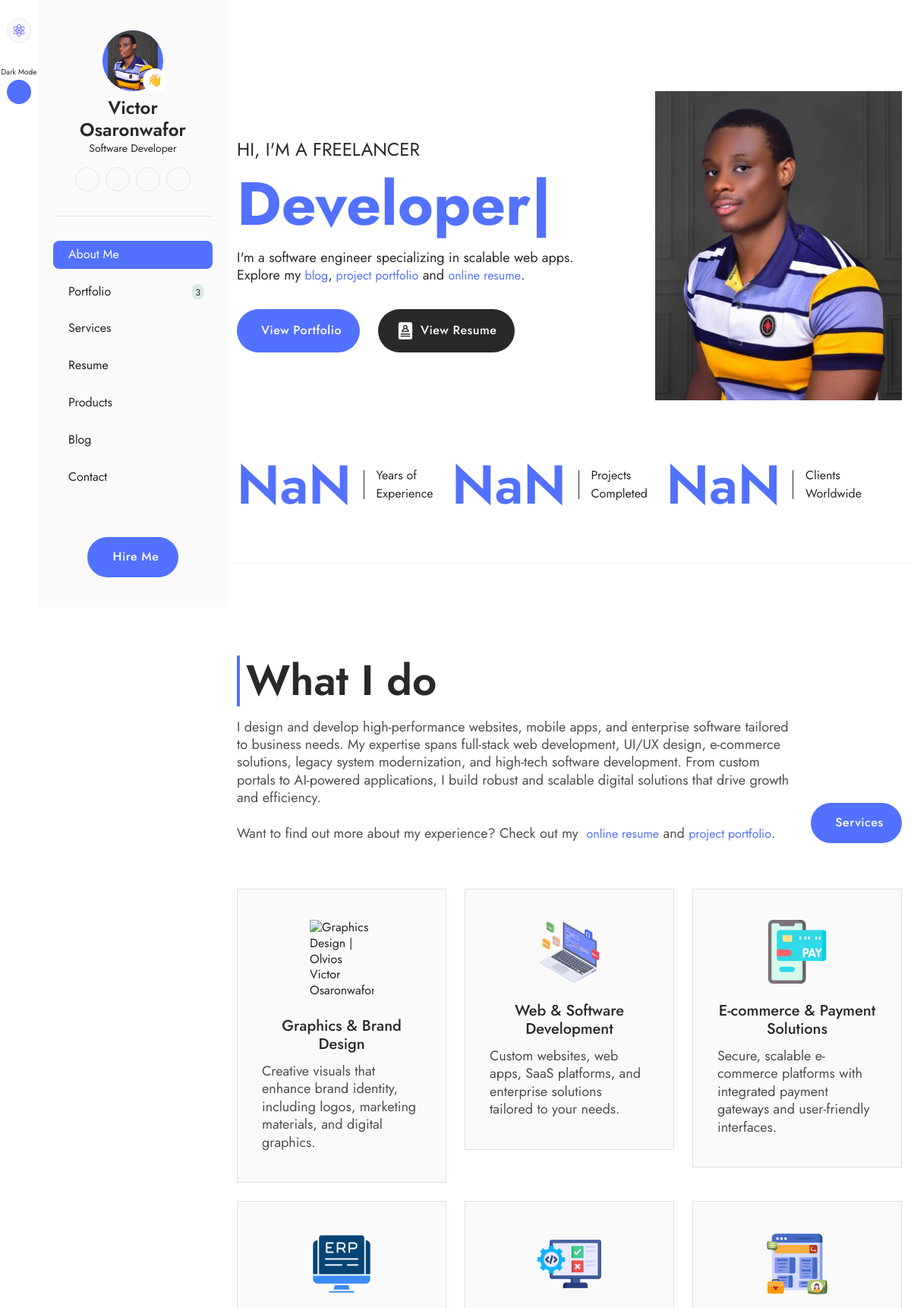
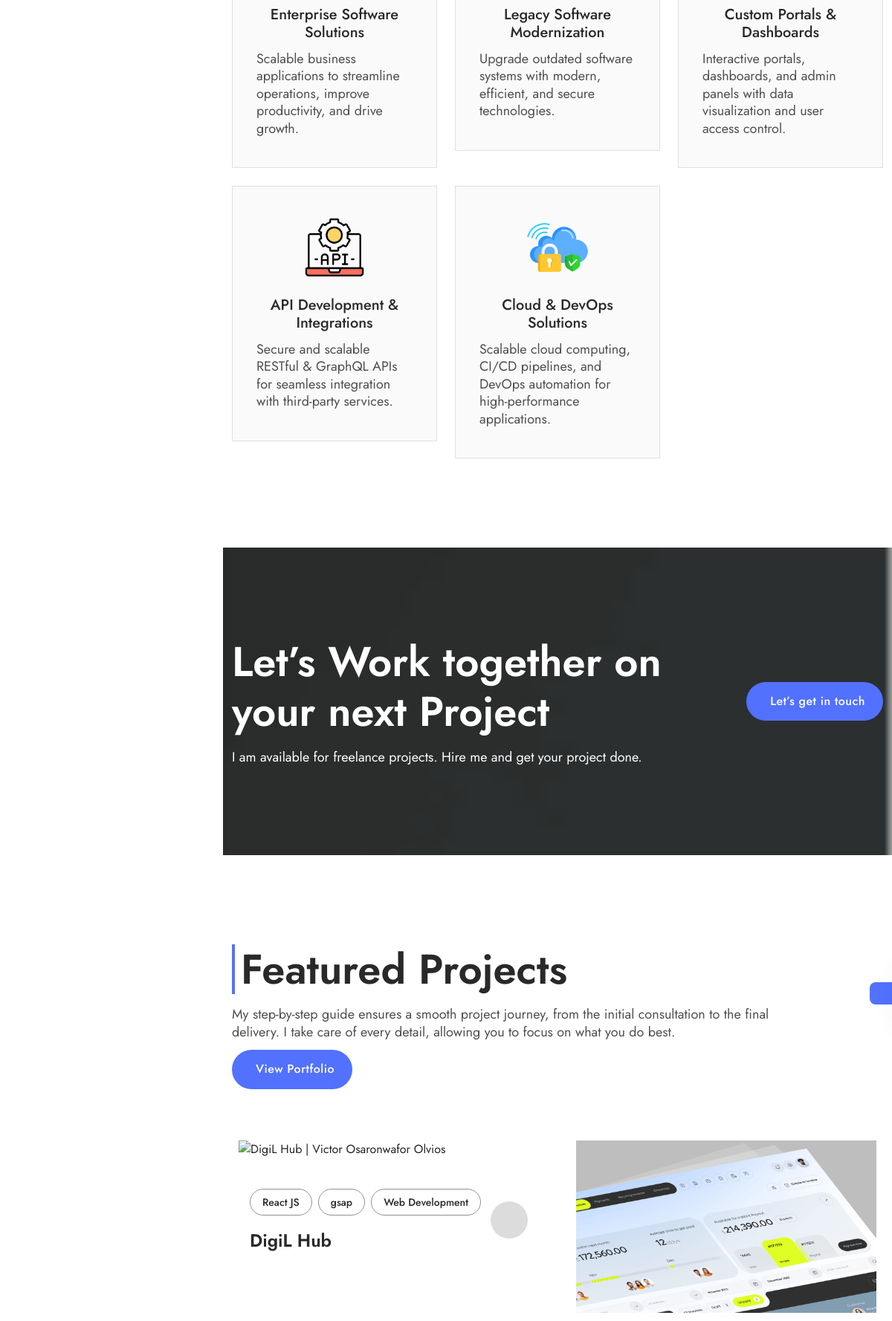
The page / (upper part) on the database its author committed (2 pictures, top to bottom).
### tables this page shows
CREATE TABLE `settings` (
  `id` int(11) NOT NULL,
  `phone` varchar(255) DEFAULT NULL,
  `email` varchar(255) DEFAULT NULL,
  `office_address` longtext DEFAULT NULL,
  `facebook` varchar(255) DEFAULT NULL,
  `instagram` varchar(255) DEFAULT NULL,
  `twitter` varchar(255) DEFAULT NULL,
  `linkedIn` varchar(255) DEFAULT NULL,
  `youtube` varchar(255) DEFAULT NULL,
  `whatsapp` varchar(255) DEFAULT NULL,
  `whatsapp_url` text DEFAULT NULL,
  `logo` varchar(255) DEFAULT NULL,
  `status` tinyint(4) NOT NULL DEFAULT 0,
  `date` datetime NOT NULL DEFAULT current_timestamp()
);

CREATE TABLE `about_me` (
  `id` int(11) NOT NULL,
  `name` varchar(255) NOT NULL,
  `role` varchar(255) NOT NULL,
  `intro_title` text NOT NULL,
  `intro_text` text NOT NULL,
  `years_of_experience` int(11) NOT NULL,
  `projects_completed` int(11) NOT NULL,
  `clients_worldwide` int(11) NOT NULL,
  `what_i_do` text NOT NULL,
  `pro_summary` text NOT NULL,
  `skills` text NOT NULL,
  `education` text NOT NULL,
  `awards` text NOT NULL,
  `certifications` text NOT NULL,
  `languages` text NOT NULL,
  `interest` text NOT NULL,
  `github_link` varchar(255) NOT NULL,
  `image` varchar(255) NOT NULL,
  `resume` varchar(255) NOT NULL,
  `status` tinyint(4) NOT NULL DEFAULT 0,
  `date` datetime NOT NULL DEFAULT current_timestamp()
);

CREATE TABLE `portfolios` (
  `id` int(11) NOT NULL,
  `category_id` int(11) NOT NULL,
  `title` varchar(255) NOT NULL,
  `slug` varchar(255) NOT NULL,
  `caption` text NOT NULL,
  `description` longtext NOT NULL,
  `image` varchar(255) NOT NULL,
  `client` varchar(255) NOT NULL,
  `services` text NOT NULL,
  `technologies` text NOT NULL,
  `project_url` varchar(255) NOT NULL,
  `start_date` date NOT NULL,
  `duration` varchar(255) NOT NULL,
  `meta_title` varchar(255) NOT NULL,
  `meta_keywords` text NOT NULL,
  `meta_description` text NOT NULL,
  `status` tinyint(4) NOT NULL DEFAULT 0,
  `creator` varchar(255) NOT NULL,
  `date` datetime NOT NULL DEFAULT current_timestamp()
);

### index.php (the view, shortened to what the rows shown need)
<?php
include_once 'components/head.php';
include_once 'components/side-menu.php';
?>
<section class="pt-120 pb-60 br-bottom-n3 overflow-hidden mt-10 mt-lg-0">
  <div class="container">
    <div class="d-flex flex-wrap gap-10 gap-md-15 align-items-center justify-content-between">
      <div class="banner-content">
        <span class="n5-color fs-five"><?= $getAboutMe['intro_title'] ?? '' ?></span>
        <h2 class="typing-text display-one p1-color mt-2 mb-3"></h2>
        <p class="fs-seven n5-color">
          <?= $getAboutMe['intro_text'] ?? '' ?>
          Explore my
          <a href="blog.php" class="p1-color"> blog</a>,<a href="portfolio.php" class="p1-color">
            project portfolio</a>
          and <a href="resume.php" class="p1-color">online resume</a>.
        </p>
        <div class="d-flex flex-wrap align-itmes-center gap-3 gap-md-6 mt-4 mt-md-8">
          <a href="portfolio.php"
            class="primary-btn px-3 px-md-6 py-2 py-md-4 fw-medium rounded-pill d-flex align-items-center gap-2">
          </a>
          <a href="resume.php"
            class="primary-btn2 fw-medium px-3 px-md-6 py-2 py-md-4 rounded-pill d-flex align-items-center gap-2">
          </a>
        </div>
      </div>
      <div class="position-relative profile-img">
        <div class="bg-white">
          <img src="assets/images/aboutMe/<?= $getAboutMe['image'] ?>" alt="<?= $getAboutMe['name'] ?? '' ?>"
            alt="<?= $getAboutMe['name'] ?>" class="user-img" />
        </div>
      </div>
    </div>
    <div class="banner-counter d-flex flex-wrap flex-xl-nowrap align-items-center gap-3 gap-md-6 mt-10 mt-md-17">
      <div class="d-flex align-items-center gap-2 gap-xl-4">
        <h2 class="display-two fw-semibold p1-color">
          <span class="counter"><?= $getAboutMe['years_of_experience'] ?? '0' ?></span>
        </h2>
      </div>
      <div class="d-flex align-items-center gap-2 gap-xl-4">
        <h2 class="display-two fw-semibold p1-color">
          <span class="counter"><?= $getAboutMe['projects_completed'] ?? '10' ?></span>
        </h2>
      </div>
      <div class="d-flex align-items-center gap-2 gap-xl-4">
        <h2 class="display-two fw-semibold p1-color d-flex gap-1">
          <span class="counter"><?= $getAboutMe['clients_worldwide'] ?? '' ?></span>
        </h2>
      </div>
    </div>
  </div>
</section>
<section class="pt-120 pb-120">
  <div class="container">
    <div class="d-flex gap-3 flex-wrap flex-xxl-nowrap justify-content-between align-items-end pb-60">
      <div data-aos="zoom-in-left" class="section-heading">
        <div class="d-flex align-items-center gap-2">
          <div class="title-line"></div>
          <h2 class="display-four n5-color fw-semibold">What I do</h2>
        </div>
        <p class="fs-seven n4-color mt-2 mt-md-4">
          <?= $getAboutMe['what_i_do'] ?? '' ?> <br><br> Want to find
          out more about my experience? Check out my
          <a href="resume.php" class="p1-color">online resume</a> and
          <a href="portfolio.php" class="p1-color">project portfolio</a>.
        </p>
      </div>
    </div>
  </div>
</section>
<section class="projects-section pt-120 pb-120 br-bottom-n3">
  <div class="container">
    <div class="d-flex gap-3 flex-wrap flex-xxl-nowrap justify-content-between align-items-end mb-8 mb-md-15">
      <div data-aos="zoom-in-left" class="section-heading">
        <div class="d-flex align-items-center gap-2">
          <h2 class="display-four n5-color fw-semibold">
            Featured Projects
          </h2>
        </div>
      </div>
    </div>
    <div class="row g-6 g-md-8">
      <?php if ($featuredProjects != []): ?>
        <?php foreach ($featuredProjects as $featuredProject): ?>
          <div data-aos="fade-up" data-aos-duration="800" class="col-xl-6">
            <div class="project-card">
              <a href="portfolio-details.php?portId=<?= $featuredProject['slug'] ?>" class="thumb d-block">
                <div class="post-thumb">
                  <div class="post-thumb-inner">
                  </div>
                </div>
              </a>
              <div class="d-flex justify-content-between gap-2 align-items-center pt-4 pt-md-8 px-3 px-md-6">
                <div>
                  <div class="d-flex flex-wrap gap-2 align-items-center">
                    <a href="javascript:void(0)"
                      class="n5-color fs-nine px-2 px-md-4 py-1 py-md-2 brn3 rounded-pill fw-medium">React
                      JS</a>
                    <a href="javascript:void(0)"
                      class="n5-color fs-nine px-2 px-md-4 py-1 py-md-2 brn3 rounded-pill fw-medium">gsap</a>
                    <a href="javascript:void(0)"
                      class="n5-color fs-nine px-2 px-md-4 py-1 py-md-2 brn3 rounded-pill fw-medium">Web
                      Development</a>
                  </div>
                  <a href="portfolio-details.php?portId=<?= $featuredProject['slug'] ?>"
                    class="project-title fs-five fw-semibold n5-color mt-3 mt-md-5 d-block">
                    <?= $featuredProject['title'] ?? '' ?>
                  </a>
                </div>
                <a href="portfolio-details.php?portId=<?= $featuredProject['slug'] ?>"
                  class="project-link d-flex align-items-center justify-content-center flex-shrink-0">
                </a>
              </div>
            </div>
          </div>
        <?php endforeach; ?>
      <?php endif; ?>
    </div>
  </div>
</section>
<?php
include_once 'components/footer.php';
?>

### components/side-menu.php (shortened to what the rows shown need)
<div class="side-menu">
  <div class="d-flex">
    <div class="side-menu-left">
      <div>
        <div class="d-flex flex-column gap-8 justify-content-center align-items-center mt-6">
          <a href="index.php" class="side-icon p1-color bgn2-color brn4">
            <img src="assets/images/settings/<?= $webSetting['logo'] ?? 'logo.png' ?>" alt="Victor Osaronwafor Olvios"
              width="20" class="img-fluid">
          </a>
        </div>
      </div>
    </div>
    <div class="side-menu-right overflow-y-auto">
      <div class="d-flex flex-column gap-6 justify-content-between py-10 px-5 bgn2-color h-100">
        <div class="">
          <div class="sidebar-profile">
            <div class="position-relative">
              <div class="profile-img1 d-flex justify-content-center overflow-hidden">
                <img src="assets/images/aboutMe/<?= $getAboutMe['image'] ?>" alt="<?= $getAboutMe['name'] ?? '' ?>"
                  class="" />
              </div>
              <span class="thumb">👋</span>
            </div>
            <h4 class="n5-color fw-semibold fs-five mt-2 text-center">
              <?= $getAboutMe['name'] ?? '' ?>
            </h4>
            <span class="n5-color fs-nine d-block text-center"><?= $getAboutMe['role'] ?? '' ?></span>
            <div class="d-flex justify-content-center gap-2 align-items-center mt-4">
              <a href="<?= $webSetting['linkedIn'] ?: '' ?>" class="social-icon p1-color">
              </a>
              <a href="<?= $getAboutMe['github_link'] ?: '' ?>" class="social-icon p1-color">
              </a>
              <a href="<?= $webSetting['youtube'] ?: '' ?>" class="social-icon p1-color">
              </a>
              <a href="<?= $webSetting['whatsapp_url'] ?: '' ?>" class="social-icon p1-color">
                <i class="ph ph-whatsapp-logo"></i></a>
            </div>
          </div>
        </div>
      </div>
    </div>
  </div>
</div>
<div class="main-content w-100">

### rows shown on the page
settings: logo (picture)
about_me: image (picture), name "Victor Osaronwafor", role "Software Developer", intro_title "HI, I'M A FREELANCER", intro_text "I'm a software engineer specializing in scalable web apps.", what_i_do "I design and develop high-performance websites, mobile apps, and enterprise software tailored to business needs. My expertise spans full-stack web development, UI/UX design, e-commerce solutions, legacy system modernization, and high-tech software development. From custom portals to AI-powered applications, I build robust and scalable digital solutions that drive growth and efficiency."
portfolios: title "DigiL Hub"

### other values the page prints
$portfolio->portfolioStatusCount() "3"
